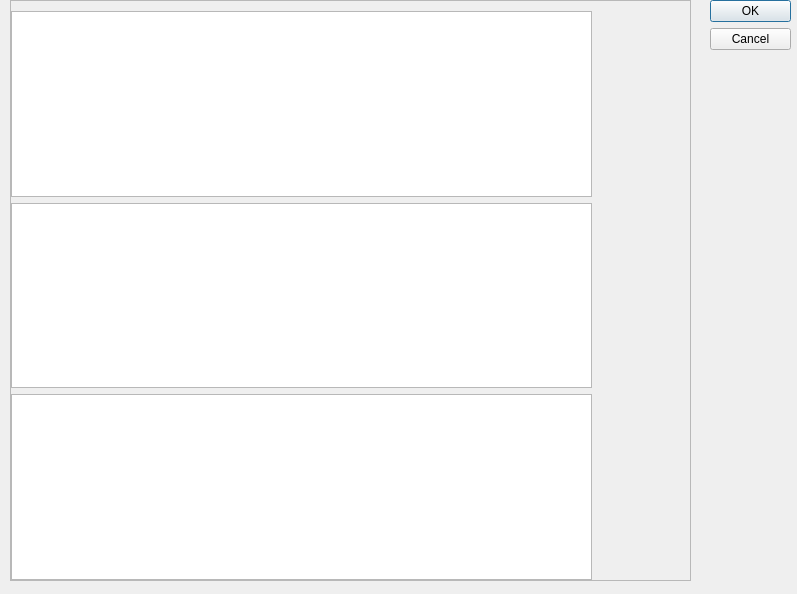
<?xml version="1.0" encoding="UTF-8"?>
<ui version="4.0">
 <class>TestDiag</class>
 <widget class="QDialog" name="TestDiag">
  <property name="geometry">
   <rect>
    <x>0</x>
    <y>0</y>
    <width>797</width>
    <height>594</height>
   </rect>
  </property>
  <property name="windowTitle">
   <string>Dialog</string>
  </property>
  <widget class="QDialogButtonBox" name="buttonBox">
   <property name="geometry">
    <rect>
     <x>710</x>
     <y>0</y>
     <width>81</width>
     <height>241</height>
    </rect>
   </property>
   <property name="orientation">
    <enum>Qt::Vertical</enum>
   </property>
   <property name="standardButtons">
    <set>QDialogButtonBox::Cancel|QDialogButtonBox::Ok</set>
   </property>
  </widget>
  <widget class="QScrollArea" name="scrollArea">
   <property name="geometry">
    <rect>
     <x>10</x>
     <y>0</y>
     <width>681</width>
     <height>581</height>
    </rect>
   </property>
   <property name="widgetResizable">
    <bool>true</bool>
   </property>
   <widget class="QWidget" name="scrollAreaWidgetContents">
    <property name="geometry">
     <rect>
      <x>0</x>
      <y>0</y>
      <width>679</width>
      <height>579</height>
     </rect>
    </property>
    <widget class="QWidget" name="verticalLayoutWidget">
     <property name="geometry">
      <rect>
       <x>0</x>
       <y>10</y>
       <width>581</width>
       <height>761</height>
      </rect>
     </property>
     <layout class="QVBoxLayout" name="verticalLayout">
      <item>
       <widget class="QTextEdit" name="textEdit_4"/>
      </item>
      <item>
       <widget class="QTextEdit" name="textEdit"/>
      </item>
      <item>
       <widget class="QTextEdit" name="textEdit_3"/>
      </item>
      <item>
       <widget class="QTextEdit" name="textEdit_2"/>
      </item>
     </layout>
    </widget>
   </widget>
  </widget>
 </widget>
 <resources/>
 <connections>
  <connection>
   <sender>buttonBox</sender>
   <signal>accepted()</signal>
   <receiver>TestDiag</receiver>
   <slot>accept()</slot>
   <hints>
    <hint type="sourcelabel">
     <x>248</x>
     <y>254</y>
    </hint>
    <hint type="destinationlabel">
     <x>157</x>
     <y>274</y>
    </hint>
   </hints>
  </connection>
  <connection>
   <sender>buttonBox</sender>
   <signal>rejected()</signal>
   <receiver>TestDiag</receiver>
   <slot>reject()</slot>
   <hints>
    <hint type="sourcelabel">
     <x>316</x>
     <y>260</y>
    </hint>
    <hint type="destinationlabel">
     <x>286</x>
     <y>274</y>
    </hint>
   </hints>
  </connection>
 </connections>
</ui>
